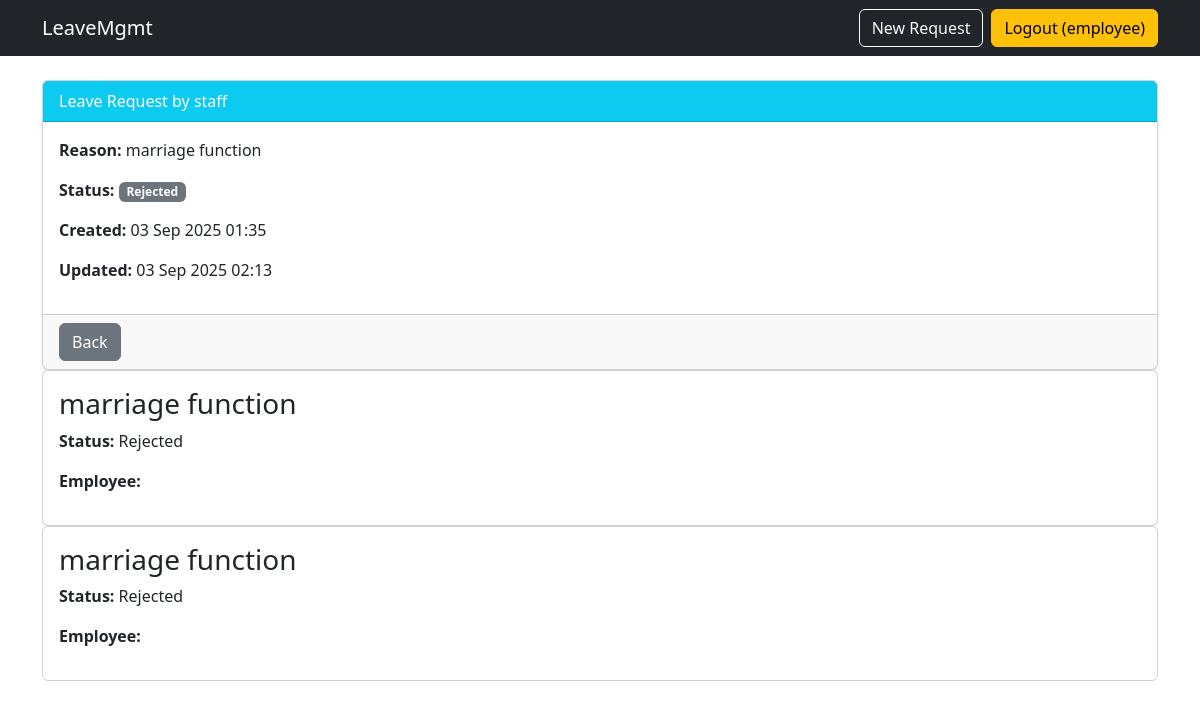
The page /leaves/leaves/3/ (signed in) on the database its author committed.
### leaves/models.py (models this page shows, shortened)
class LeaveRequest(models.Model):
    STATUS_CHOICES = [
        ("pending", "Pending"),
        ("approved", "Approved"),
        ("rejected", "Rejected"),
    ]
    employee = models.ForeignKey(User, on_delete=models.CASCADE)
    reason = models.TextField()
    status = models.CharField(max_length=10, choices=STATUS_CHOICES, default="pending")
    created_at = models.DateTimeField(auto_now_add=True)  # auto set when created
    updated_at = models.DateTimeField(auto_now=True)      # auto set when updated

### leaves/views.py (the view)
# urls.py: path("leaves/<int:pk>/", views.leave_detail, name="leave-detail"),
@login_required
def leave_detail(request, pk):
    leave = get_object_or_404(LeaveRequest, pk=pk)
    return render(request, "leaves/leave_detail.html", {"leave": leave})

### templates/leaves/leave_detail.html (shortened to what this page needs)
{% extends "base.html" %}
{% block content %}
<div class="card shadow-sm">
  <div class="card-header bg-info text-white">
    Leave Request by {{ leave.employee.username }}
  </div>
  <div class="card-body">
    <p><strong>Reason:</strong> {{ leave.reason }}</p>
    <p><strong>Status:</strong>
      <span class="badge bg-secondary">{{ leave.status }}</span>
    </p>
    <p><strong>Created:</strong> {{ leave.created_at|date:"d M Y H:i" }}</p>
    <p><strong>Updated:</strong> {{ leave.updated_at|date:"d M Y H:i" }}</p>
  </div>
  <div class="card-footer">
    <a href="{% url 'leave-list' %}" class="btn btn-secondary">Back</a>
  </div>
</div>
<div class="card">
  <div class="card-body">
    <h3>{{ leave.reason }}</h3>
    <p><strong>Status:</strong> {{ leave.status }}</p>
    <p><strong>Employee:</strong> {{ leave.user.username }}</p>
  </div>
</div>
<div class="card">
  <div class="card-body">
    <h3>{{ leave.reason }}</h3>
    <p><strong>Status:</strong> {{ leave.status }}</p>
    <p><strong>Employee:</strong> {{ leave.user.username }}</p>
  </div>
</div>
{% endblock %}

### templates/base.html (shortened to what this page needs)
<!doctype html>
<html lang="en">
<head>
  <link href="https://cdn.jsdelivr.net/npm/bootstrap@5.3.3/dist/css/bootstrap.min.css" rel="stylesheet">
</head>
<body>
<nav class="navbar navbar-expand-lg navbar-dark bg-dark mb-4">
  <div class="container">
    <a class="navbar-brand" href="{% url 'leave-list' %}">LeaveMgmt</a>
    <div class="d-flex">
      {% if user.is_authenticated %}
        <a class="btn btn-outline-light me-2" href="{% url 'leave-create' %}">New Request</a>
        <form action="{% url 'logout' %}" method="post">{% csrf_token %}
          <button class="btn btn-warning">Logout ({{ user.username }})</button>
        </form>
      {% else %}
        <a class="btn btn-success" href="{% url 'login' %}">Login</a>
      {% endif %}
    </div>
  </div>
</nav>
<div class="container">
  {% block content %}{% endblock %}
</div>
</body>
</html>

### rows shown on the page
LeaveRequest: employee.username "staff", reason "marriage function", status "Rejected", created_at "03 Sep 2025 01:35", updated_at "03 Sep 2025 02:13"

### other values the page prints
{{ user.username }} "employee"
